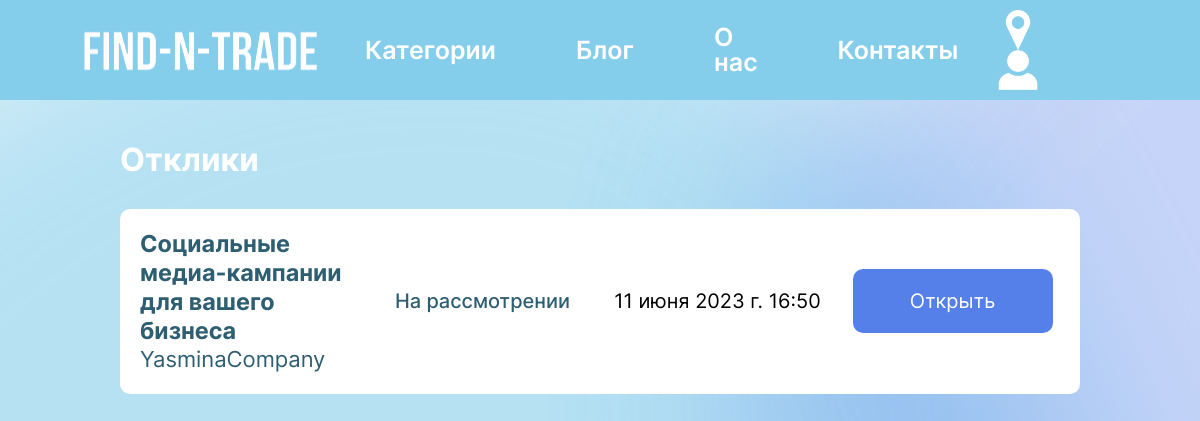
The app's page /responds/ (signed in) with its own data.
### main/models.py (models this page shows, shortened)
class Ad(models.Model):
    user= models.ForeignKey(CustomUser, blank=False, null=False, on_delete=models.CASCADE, related_name='creator')
    title= models.CharField(max_length=50, verbose_name="Title")
    company_name= models.CharField(max_length=50, blank=True, null=True, verbose_name="Company_name")
    description= models.TextField(verbose_name="Description")
    image_link = models.ImageField(upload_to=user_image_directory_path, blank=True, null=True,
                                   verbose_name="Ad image")
    cost= models.FloatField(verbose_name="Cost")
    responders= models.ManyToManyField(Respond, blank=True, null=True)
    create_date = models.DateField(auto_now_add=True, verbose_name="Creation date")
    edit_date = models.DateField(auto_now=True, verbose_name="Edit date")
    is_active = models.BooleanField(default=True, verbose_name="Active")
    category=models.ForeignKey(Category, blank=True, null=True, on_delete=models.CASCADE)

class CustomUser(AbstractBaseUser):
    id = models.AutoField(primary_key=True, verbose_name="ID")
    email = models.EmailField(unique=True, verbose_name="Email")
    name = models.CharField(max_length=26, verbose_name="Name")
    surname = models.CharField(max_length=26, verbose_name="Surname")
    profile = models.OneToOneField(Profile, on_delete=models.CASCADE, blank=True, null=True, verbose_name="Profile")
    reset_password_token = models.UUIDField(blank=True, null=True, default=None, verbose_name="Reset password token")
    date_joined = models.DateTimeField(auto_now_add=True)
    last_login = models.DateTimeField(auto_now=True, verbose_name="Last login")
    is_admin = models.BooleanField(default=False)
    is_active = models.BooleanField(default=True)
    is_staff = models.BooleanField(default=False)
    is_superuser = models.BooleanField(default=False)
    USERNAME_FIELD = "email"
    REQUIRED_FIELDS = ["name", "surname"]
    objects = CustomUserManager()

class Profile(models.Model):
    id = models.AutoField(primary_key=True, verbose_name="ID")
    city = models.CharField(max_length=15, blank=True, null=True, verbose_name="City")
    date_of_birth = models.DateField(max_length=15, blank=True, null=True, verbose_name='Date of birth')
    company_name=models.CharField(max_length=30, blank=True, null=True, verbose_name="Company name")
    description=models.TextField(blank=True, null=True, verbose_name="Description")
    phone_number = models.CharField(max_length=15, blank=True, null=True, verbose_name="Phone number")
    role = models.CharField(max_length=200, choices=Role.choices, verbose_name="Role")
    image_link = models.ImageField(upload_to=user_profile_directory_path, blank=True, null=True,
                                   verbose_name="Profile image")

class Respond(models.Model):
    user = models.ForeignKey(CustomUser, blank=False, null=False, on_delete=models.CASCADE, related_name='Respondent')
    state = models.CharField(max_length=200, choices=RespondState.choices, verbose_name="State")
    create_date= models.DateTimeField(auto_now_add=True, verbose_name="Creation date")

### main/views.py (the view)
# urls.py: path('responds/', views.RespondsListView.as_view(), name='responds'),
class RespondsListView(ListView):
    template_name = "main/responds.html"
    model = Ad
    def get_queryset(self):
        new_context = Ad.objects.filter(
            responders__user=self.request.user,
            is_active=True
        )
        return new_context

### main/templates/main/responds.html (shortened to what this page needs)
{% extends 'main/base.html' %}
{% load static %}
{% block content %}
<html>
<head>
     <link rel="stylesheet" href="{% static 'main/css/style_imported.css' %}">
</head>
<body class="responds">
    <main>
        <div class="otkliki">
            <h1>Отклики</h1>
            <div class="notifs">
                {% for i in object_list %}
                <div class="grid-container">
                    <div class="grid-item">
                        <h3>{{i.title}}</h3>
                        <p>{{i.user.profile.company_name}}</p>
                    </div>
                    <div class="grid-item" id="onwait">
                        {% for respond in i.responders.all %}
                            {% if respond.user == request.user %}
                                {{ respond.state }}
                            {% endif %}
                        {% endfor %}
                    </div>
                    <div class="grid-item">
                        {% for respond in i.responders.all %}
                            {% if respond.user == request.user %}
                                {{ respond.create_date }}
                            {% endif %}
                        {% endfor %}
                    </div>
                    <div class="grid-item">
                        <input type="button" value="Открыть">
                    </div>
                </div>
                {% endfor %}
            </div>
        </div>
    </main>
</body>
</html>
{% endblock %}

### main/static/main/css/style.css (style rules this page uses)
* { box-sizing: border-box; margin: 0; padding: 0; font-family: "Inter", sans-serif; }
:root { --bs-lightblue: #84CEEB; --bs-blue: #5AB9EA; --bs-gradient_one: linear-gradient(60deg, rgba(104, 201, 201, 0.8724440459777661) 15%, rgba(90, 185, 234, 0.4186625333727241) 49%, rgba(86, 128, 233, 0.7015756986388305) 84%); --bs--gradient_two: linear-gradient(45deg, rgba(255, 255, 255, 0.8724440459777661) 15%, rgba(86, 128, 233, 0.7015756986388305) 84%); --bs--gradient_three: linear-gradient(45deg, rgba(255, 255, 255, 0.8724440459777661) 15%, rgba(109, 177, 232, 0.702) 90%); --bs--gradient_four: linear-gradient(45deg, #68C9C9, #5680E9); --bs--lapisblue: #5680E9; --bs-darkblue: #152243; --bs-sea: #072A82; --bs-lavender: #83A4EF; --bs-green: #81D6CD; --bs-grayblue: #2E5E71; --bs-lime: #00FF85; --bs-red: #FF3E3E; --bs-yellow: #FFD84F; }
:root { --bs-lightblue: #84CEEB; --bs-blue: #5AB9EA; --bs-gradient_one: linear-gradient(60deg, rgba(104, 201, 201, 0.8724440459777661) 15%, rgba(90, 185, 234, 0.4186625333727241) 49%, rgba(86, 128, 233, 0.7015756986388305) 84%); --bs--gradient_two: linear-gradient(45deg, rgba(255, 255, 255, 0.8724440459777661) 15%, rgba(86, 128, 233, 0.7015756986388305) 84%); --bs--lapisblue: #5680E9; --bs-darkblue: #152243; --bs-lavender: #83A4EF; --bs-green: #81D6CD; }

### main/static/main/css/style_imported.css (style rules this page uses)
:root { --bs-lightblue: #84CEEB; --bs-blue: #5AB9EA; --bs-gradient_one: linear-gradient(60deg, rgba(104, 201, 201, 0.8724440459777661) 15%, rgba(90, 185, 234, 0.4186625333727241) 49%, rgba(86, 128, 233, 0.7015756986388305) 84%); --bs--gradient_two: linear-gradient(45deg, rgba(255, 255, 255, 0.8724440459777661) 15%, rgba(86, 128, 233, 0.7015756986388305) 84%); --bs--gradient_three: linear-gradient(45deg, rgba(255, 255, 255, 0.8724440459777661) 15%, rgba(109, 177, 232, 0.702) 90%); --bs--gradient_four: linear-gradient(45deg, #68C9C9, #5680E9); --bs--gradient_five: linear-gradient(90deg, rgba(132,206,235,0.5024860285911239) 27%, rgba(104,201,201,0.5) 47%, rgba(90,185,234,0.5) 63%, rgba(86,128,233,0.5) 78%); --bs--lapisblue: #5680E9; --bs-darkblue: #152243; --bs-sea: #072A82; --bs-lavender: #83A4EF; --bs-green: #81D6CD; --bs-grayblue: #2E5E71; --bs-lime: #00FF85; --bs-red: #FF3E3E; --bs-yellow: #FFD84F; }
.responds { background: url("../icons/back.svg"); }
.otkliki { width: 80%; margin-left: auto; margin-right: auto; }
.otkliki h1 { padding: 40px 0 20px 0; color: white }
.grid-container { display: grid; grid-template-columns: 25% 25% 25% 25%; background-color: white; padding: 10px; font-size: 17px; margin-left: auto; margin-right: auto; margin: 10px 0; border-radius: 10px; }
.grid-item { border: none; padding: 10px; font-size: 20px; text-align: left; margin: auto; }
.grid-item h3 { color: var(--bs-grayblue); }
.grid-item p { color: var(--bs-grayblue); }
#onwait { color: var(--bs-grayblue); font-weight: 500; }
.grid-item input { background:var(--bs--lapisblue); border: none; border-radius: 10px; color: white; font-size: 20px; padding: 20px; width: 200px; cursor: pointer; }
.other_users_profile_right_1 h2,p { font-size: 22px; line-height: 1.3; }

### records on screen
Ad: title "Социальные медиа-кампании для вашего бизнеса", user.profile.company_name "YasminaCompany"
Respond: state "На рассмотрении", create_date "11 июня 2023 г. 16:50"
